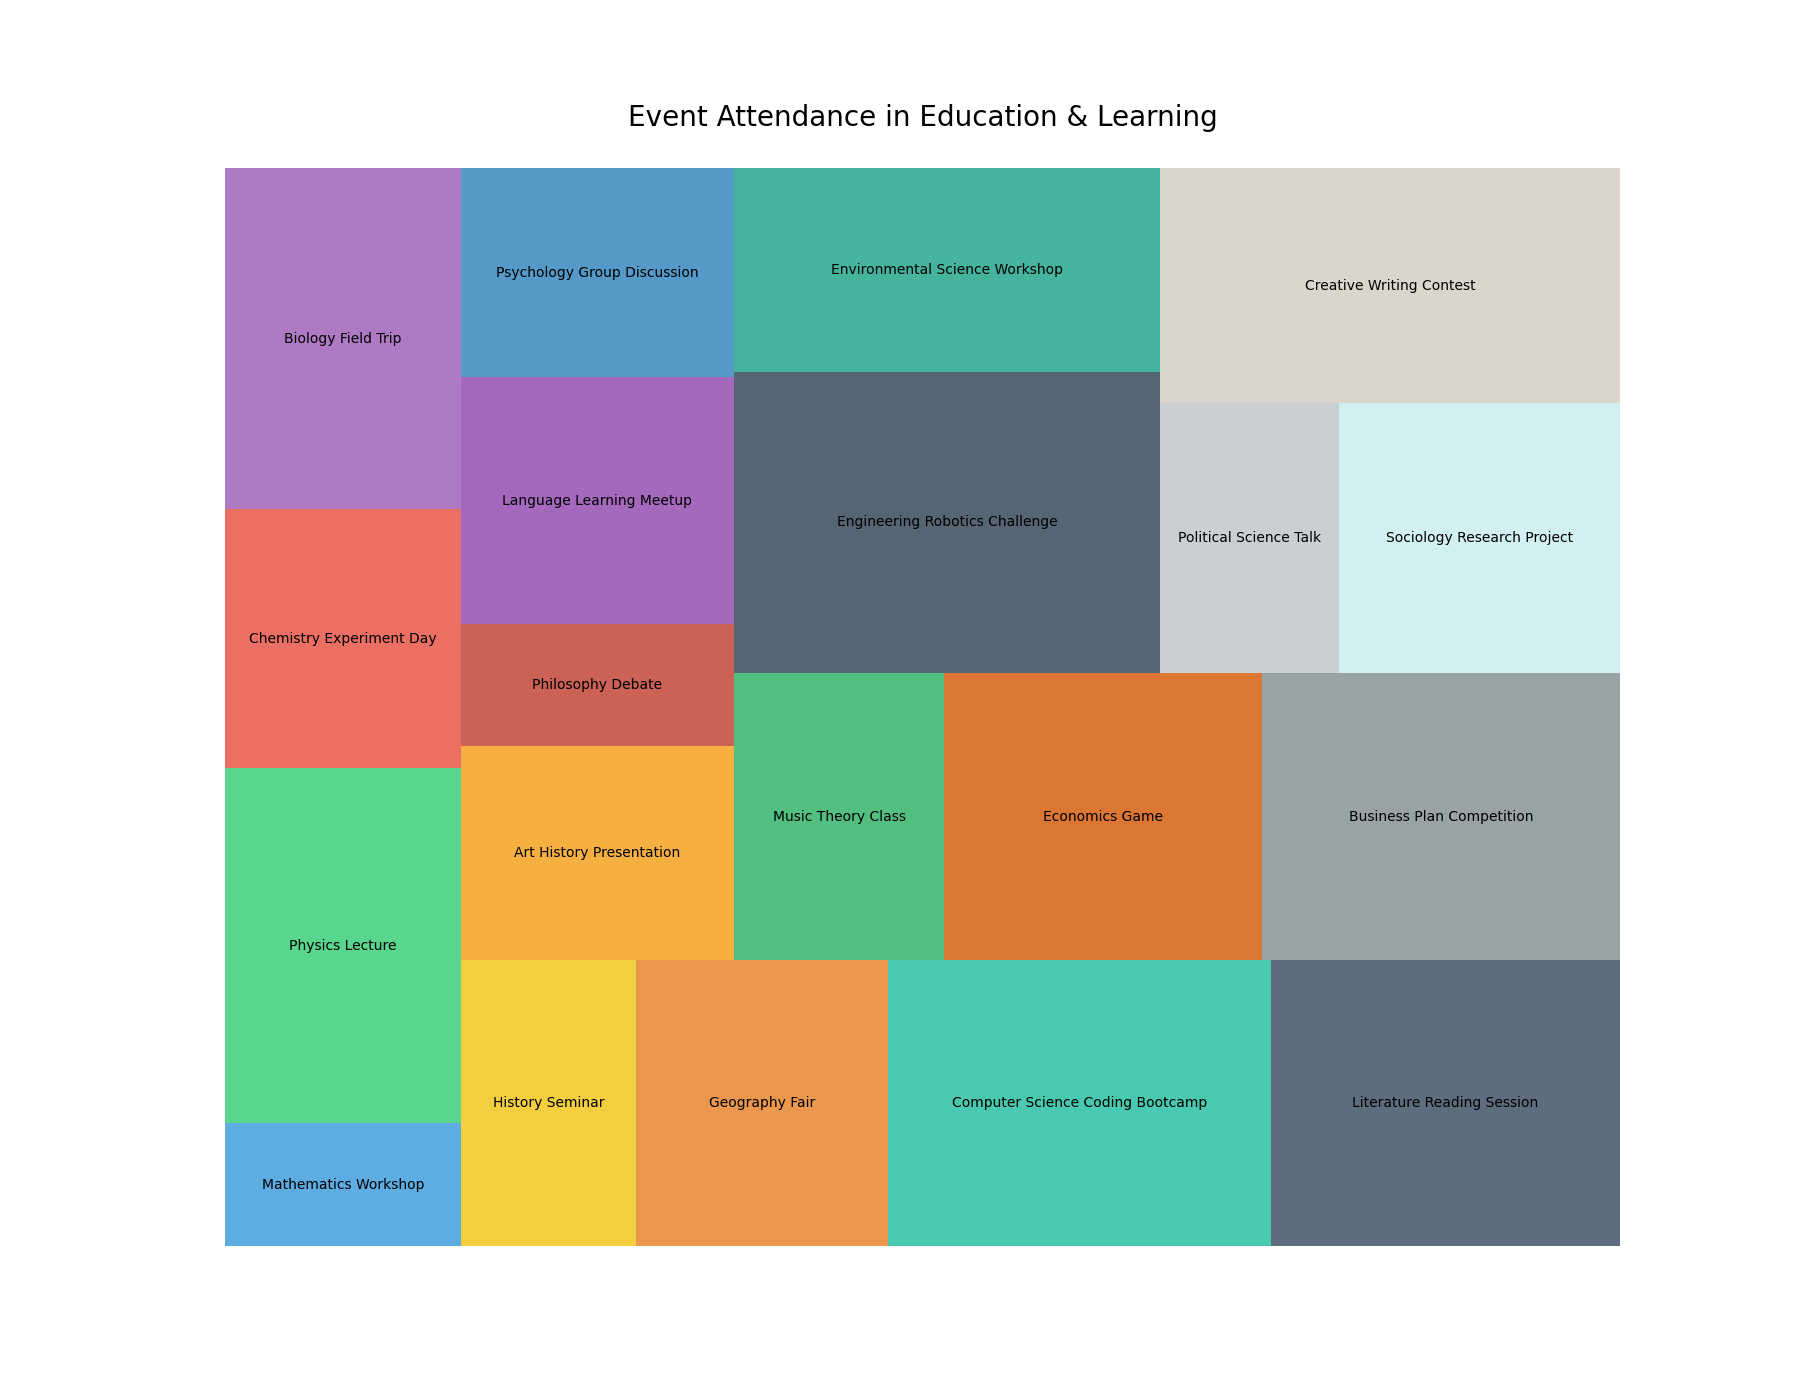

This figure's Python source:

import matplotlib.pyplot as plt
import pandas as pd
import squarify

data = {
    'Event': ['Mathematics Workshop', 'Physics Lecture', 'Chemistry Experiment Day', 'Biology Field Trip', 'History Seminar', 
              'Geography Fair', 'Computer Science Coding Bootcamp', 'Literature Reading Session', 'Art History Presentation', 'Philosophy Debate', 
              'Language Learning Meetup', 'Psychology Group Discussion', 'Music Theory Class', 'Economics Game', 'Business Plan Competition', 
              'Engineering Robotics Challenge', 'Environmental Science Workshop', 'Political Science Talk', 'Sociology Research Project', 'Creative Writing Contest'],
    'Attendance': [4500, 13000, 9500, 12500, 7800, 
                   11200, 17000, 15500, 9100, 5200,
                   10500, 8900, 9400, 14200, 16000,
                   20000, 13500, 7500, 11800, 16800]
}

df = pd.DataFrame(data)

plt.figure(figsize=(18,14))

colors = ['#3498db', '#2ecc71', '#e74c3c', '#9b59b6', '#f1c40f', 
          '#e67e22', '#1abc9c', '#34495e', '#f39c12', '#c0392b',
          '#8e44ad', '#2980b9', '#27ae60', '#d35400', '#7f8c8d',
          '#2c3e50', '#16a085', '#bdc3c7', '#c7ecee', '#d1ccc0']

squarify.plot(sizes=df['Attendance'], label=df['Event'], color=colors, alpha=0.8)

plt.title('Event Attendance in Education & Learning', fontsize=20, pad=30)
plt.axis('off')

plt.show()
